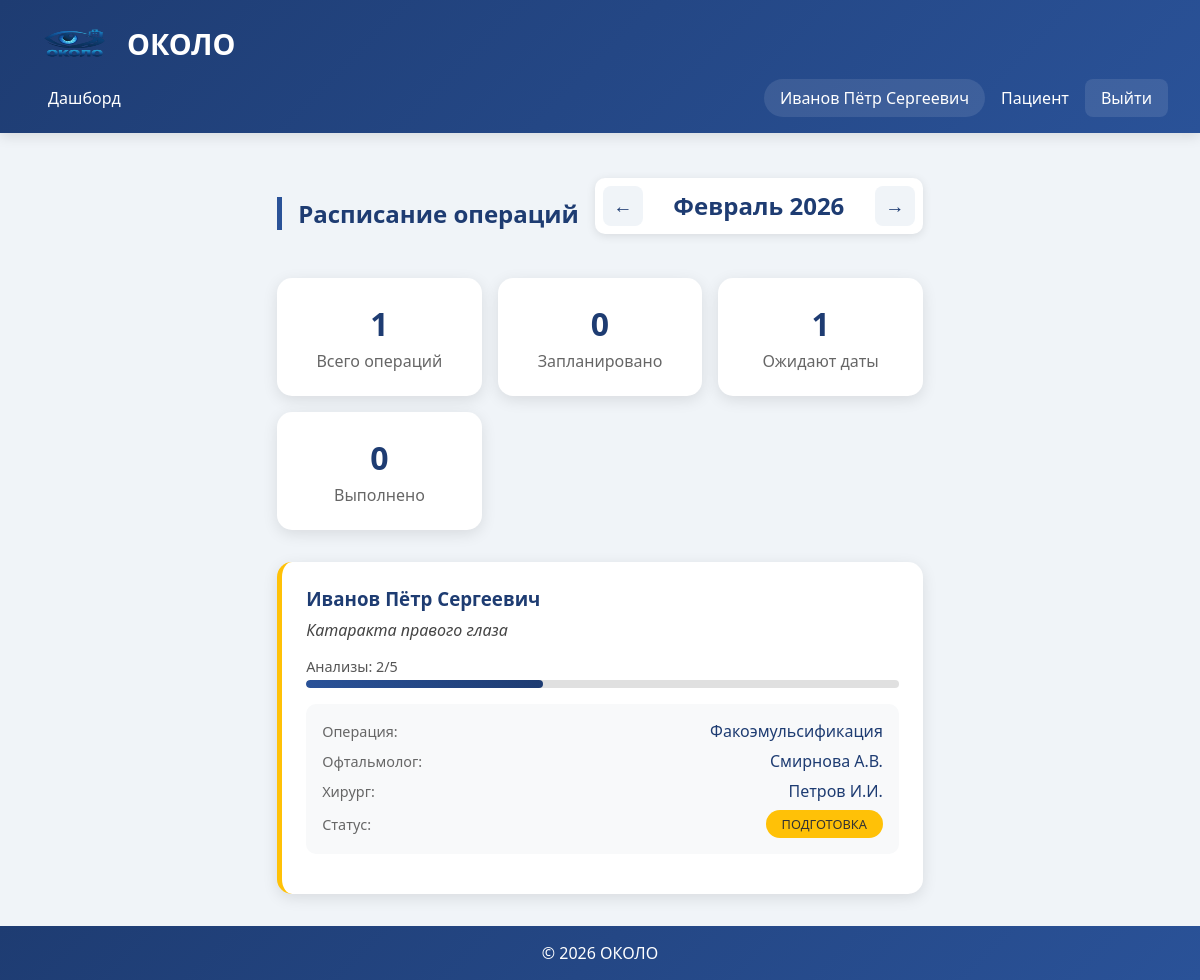
Page /schedule.php (signed in) on the committed database.
### tables this page shows
CREATE TABLE surgeries (
    id INT AUTO_INCREMENT PRIMARY KEY,
    patient_id INT NOT NULL,
    disease_id INT,
    surgery_type VARCHAR(255),
    status ENUM('new', 'preparation', 'review', 'approved', 'rejected') DEFAULT 'new',
    surgery_date DATE,
    notes TEXT,
    created_at TIMESTAMP DEFAULT CURRENT_TIMESTAMP,
    FOREIGN KEY (patient_id) REFERENCES patients(id) ON DELETE CASCADE,
    FOREIGN KEY (disease_id) REFERENCES diseases(id) ON DELETE SET NULL
);

CREATE TABLE diseases (
    id INT AUTO_INCREMENT PRIMARY KEY,
    name VARCHAR(255) NOT NULL,
    description TEXT
);

### schedule.php (the view, shortened to what this page needs)
<?php
require_once 'includes/auth.php';
$role = $_SESSION['role'];
$full_name = $_SESSION['full_name'];
$user_id = $_SESSION['user_id'];
$month = isset($_GET['month']) ? (int)$_GET['month'] : (int)date('m');
$year = isset($_GET['year']) ? (int)$_GET['year'] : (int)date('Y');
$months = [
    1 => 'Январь',
    2 => 'Февраль',
    3 => 'Март',
    4 => 'Апрель',
    5 => 'Май',
    6 => 'Июнь',
    7 => 'Июль',
    8 => 'Август',
    9 => 'Сентябрь',
    10 => 'Октябрь',
    11 => 'Ноябрь',
    12 => 'Декабрь'
];
if ($role === 'patient') {
    $stmt = $pdo->prepare("
        SELECT s.*, u.full_name as patient_name, d.name as diagnosis,
            (SELECT COUNT(*) FROM tests WHERE surgery_id = s.id AND status = 'uploaded') as tests_completed,
            (SELECT COUNT(*) FROM tests WHERE surgery_id = s.id) as tests_total,
            doc.full_name as doctor_name,
            surg.full_name as surgeon_name
        FROM surgeries s
        JOIN patients p ON s.patient_id = p.id
        JOIN users u ON p.user_id = u.id
        JOIN diseases d ON s.disease_id = d.id
        LEFT JOIN users doc ON p.doctor_id = doc.id
        LEFT JOIN users surg ON p.surgeon_id = surg.id
        WHERE p.user_id = ?
        ORDER BY
            CASE WHEN s.surgery_date IS NULL THEN 1 ELSE 0 END,
            s.surgery_date ASC,
            s.created_at DESC
    ");
    $stmt->execute([$user_id]);
}
$surgeries = $stmt->fetchAll();
$stats = [
    'total' => count($surgeries),
    'scheduled' => 0,
    'completed' => 0,
    'pending' => 0
];
foreach ($surgeries as $s) {
    if ($s['surgery_date']) {
        $stats['scheduled']++;
        if ($s['surgery_date'] < date('Y-m-d')) {
            $stats['completed']++;
        }
    } else {
        $stats['pending']++;
    }
}
?>
<!DOCTYPE html>
<html lang="ru">
<head>
    <link rel="stylesheet" href="assets/css/style.css">
</head>
<body>
    <header>
        <div class="logo">
            <img src="assets/img/logo.png" alt="ОКОЛО" width="85" height="55">
            ОКОЛО
        </div>
        <nav>
            <div class="nav-links">
                <?php if ($role === 'patient'): ?>
                    <a href="dashboard.php" class="<?php echo basename($_SERVER['PHP_SELF']) == 'dashboard.php' ? 'active' : ''; ?>">Дашборд</a>
                <?php endif; ?>
            </div>
            <div class="user-info">
                <span class="user-name"><?php echo htmlspecialchars($full_name); ?></span>
                <span class="role-badge">
                    <?php
                    $roles = [
                        'patient' => 'Пациент',
                        'ophthalmologist' => 'Офтальмолог',
                        'surgeon' => 'Хирург'
                    ];
                    echo $roles[$role] ?? $role;
                    ?>
                </span>
                <a href="logout.php" class="logout-btn">Выйти</a>
            </div>
        </nav>
    </header>
    <main class="container">
        <div class="schedule-header">
            <h1 class="section-title">Расписание операций</h1>
            <div class="month-navigation">
                <button class="month-nav-btn" onclick="changeMonth(-1)">←</button>
                <span class="current-month"><?php echo $months[$month] . ' ' . $year; ?></span>
                <button class="month-nav-btn" onclick="changeMonth(1)">→</button>
            </div>
        </div>
        <div class="schedule-stats">
            <div class="schedule-stat-card">
                <div class="schedule-stat-value"><?php echo $stats['total']; ?></div>
                <div class="schedule-stat-label">Всего операций</div>
            </div>
            <div class="schedule-stat-card">
                <div class="schedule-stat-value"><?php echo $stats['scheduled']; ?></div>
                <div class="schedule-stat-label">Запланировано</div>
            </div>
            <div class="schedule-stat-card">
                <div class="schedule-stat-value"><?php echo $stats['pending']; ?></div>
                <div class="schedule-stat-label">Ожидают даты</div>
            </div>
            <div class="schedule-stat-card">
                <div class="schedule-stat-value"><?php echo $stats['completed']; ?></div>
                <div class="schedule-stat-label">Выполнено</div>
            </div>
        </div>
        <div class="schedule-grid">
            <?php if (empty($surgeries)): ?>
                <div class="empty-schedule">
                    <h3>Нет запланированных операций</h3>
                    <p>В данном периоде нет операций для отображения</p>
                </div>
            <?php else: ?>
                <?php foreach ($surgeries as $surgery):
                    $cardClass = $surgery['surgery_date'] ?
                        ($surgery['surgery_date'] < date('Y-m-d') ? 'completed' : 'scheduled') :
                        'pending';
                ?>
                <div class="schedule-card <?php echo $cardClass; ?>">
                    <h3><?php echo htmlspecialchars($surgery['patient_name']); ?></h3>
                    <div class="schedule-diagnosis">
                        <?php echo htmlspecialchars($surgery['diagnosis']); ?>
                    </div>
                    <?php if ($surgery['tests_total'] > 0): ?>
                    <div class="analysis-progress">
                        <div class="progress-label">
                            <span>Анализы: <?php echo $surgery['tests_completed']; ?>/<?php echo $surgery['tests_total']; ?></span>
                        </div>
                        <div class="progress-bar">
                            <div class="progress-fill" style="width: <?php echo ($surgery['tests_completed'] / $surgery['tests_total']) * 100; ?>%"></div>
                        </div>
                    </div>
                    <?php endif; ?>
                    <div class="schedule-details">
                        <div class="schedule-detail-item">
                            <span class="detail-label">Операция:</span>
                            <span class="detail-value"><?php echo htmlspecialchars($surgery['surgery_type']); ?></span>
                        </div>
                        <?php if ($role === 'patient' && isset($surgery['doctor_name'])): ?>
                        <div class="schedule-detail-item">
                            <span class="detail-label">Офтальмолог:</span>
                            <span class="detail-value"><?php echo htmlspecialchars($surgery['doctor_name'] ?: 'Не назначен'); ?></span>
                        </div>
                        <?php endif; ?>
                        <?php if ($role === 'patient' && isset($surgery['surgeon_name'])): ?>
                        <div class="schedule-detail-item">
                            <span class="detail-label">Хирург:</span>
                            <span class="detail-value"><?php echo htmlspecialchars($surgery['surgeon_name'] ?: 'Не назначен'); ?></span>
                        </div>
                        <?php endif; ?>
                        <div class="schedule-detail-item">
                            <span class="detail-label">Статус:</span>
                            <span class="detail-value">
                                <span class="status-badge status-<?php echo $surgery['status']; ?>">
                                    <?php
                                    $statuses = [
                                        'new' => 'Новый',
                                        'preparation' => 'Подготовка',
                                        'review' => 'Проверка',
                                        'approved' => 'Одобрен',
                                        'rejected' => 'Отклонен'
                                    ];
                                    echo $statuses[$surgery['status']] ?? $surgery['status'];
                                    ?>
                                </span>
                            </span>
                        </div>
                    </div>
                </div>
                <?php endforeach; ?>
            <?php endif; ?>
        </div>
    </main>
    <footer>
        <p>&copy; 2026 ОКОЛО</p>
    </footer>
</body>
</html>

### assets/css/style.css (style rules this page uses)
* { margin: 0; padding: 0; box-sizing: border-box; font-family: 'Segoe UI', Tahoma, Geneva, Verdana, sans-serif; }
body { background-color: #f0f4f8; min-height: 100vh; display: flex; flex-direction: column; }
header { background: linear-gradient(135deg, #1e3c72 0%, #2a5298 100%); color: white; padding: 1rem 2rem; box-shadow: 0 4px 12px rgba(0,0,0,0.1); }
.logo { font-size: 1.8rem; font-weight: bold; display: flex; align-items: center; gap: 10px; }
nav { display: flex; justify-content: space-between; align-items: center; margin-top: 0.5rem; }
.nav-links { display: flex; gap: 1.5rem; }
.nav-links a { color: white; text-decoration: none; padding: 0.5rem 1rem; border-radius: 8px; transition: all 0.3s ease; font-weight: 500; }
.user-info { display: flex; align-items: center; gap: 1rem; }
.user-name { font-weight: 500; background: rgba(255,255,255,0.1); padding: 0.5rem 1rem; border-radius: 30px; }
.logout-btn { background: rgba(255,255,255,0.1); color: white; border: none; padding: 0.5rem 1rem; border-radius: 8px; cursor: pointer; transition: all 0.3s ease; text-decoration: none; }
.container { max-width: 1400px; margin: 2rem auto; padding: 0 2rem; flex: 1; }
.section-title { color: #1e3c72; margin: 2rem 0 1rem; font-size: 1.5rem; border-left: 5px solid #2a5298; padding-left: 1rem; }
.analysis-progress { margin: 1rem 0; }
.progress-label { display: flex; justify-content: space-between; margin-bottom: 0.3rem; color: #555; font-size: 0.9rem; }
.progress-bar { height: 8px; background: #e0e0e0; border-radius: 10px; overflow: hidden; }
.progress-fill { height: 100%; background: linear-gradient(90deg, #2a5298, #1e3c72); border-radius: 10px; transition: width 0.3s ease; width: 0%; }
.status-badge { display: inline-block; padding: 0.3rem 1rem; border-radius: 20px; font-size: 0.8rem; font-weight: 500; text-transform: uppercase; }
.status-preparation { background: #ffc107; color: #333; }
footer { background: linear-gradient(135deg, #1e3c72 0%, #2a5298 100%); color: white; text-align: center; padding: 1rem; margin-top: auto; }

### schedule.php (style rules this page uses)
.schedule-header { display: flex; justify-content: space-between; align-items: center; margin-bottom: 2rem; flex-wrap: wrap; gap: 1rem; }
.month-navigation { display: flex; align-items: center; gap: 1rem; background: white; padding: 0.5rem; border-radius: 10px; box-shadow: 0 2px 10px rgba(0,0,0,0.1); }
.month-nav-btn { background: #f0f4f8; border: none; width: 40px; height: 40px; border-radius: 8px; cursor: pointer; font-size: 1.2rem; color: #1e3c72; transition: all 0.3s ease; }
.current-month { font-size: 1.5rem; font-weight: bold; color: #1e3c72; min-width: 200px; text-align: center; }
.schedule-stats { display: grid; grid-template-columns: repeat(auto-fit, minmax(150px, 1fr)); gap: 1rem; margin-bottom: 2rem; }
.schedule-stat-card { background: white; padding: 1.5rem; border-radius: 15px; box-shadow: 0 4px 15px rgba(0,0,0,0.1); text-align: center; }
.schedule-stat-value { font-size: 2rem; font-weight: bold; color: #1e3c72; }
.schedule-stat-label { color: #666; margin-top: 0.3rem; }
.schedule-grid { display: grid; grid-template-columns: repeat(auto-fill, minmax(350px, 1fr)); gap: 1.5rem; margin-top: 2rem; }
.schedule-card { background: white; border-radius: 15px; padding: 1.5rem; box-shadow: 0 4px 15px rgba(0,0,0,0.1); transition: all 0.3s ease; position: relative; overflow: hidden; }
.schedule-card.pending { border-left: 5px solid #ffc107; }
.schedule-card h3 { color: #1e3c72; margin-bottom: 0.5rem; padding-right: 100px; }
.schedule-diagnosis { color: #444; margin-bottom: 1rem; font-style: italic; }
.schedule-details { display: flex; flex-direction: column; gap: 0.5rem; margin: 1rem 0; padding: 1rem; background: #f8f9fa; border-radius: 10px; }
.schedule-detail-item { display: flex; justify-content: space-between; align-items: center; }
.detail-label { color: #666; font-size: 0.9rem; }
.detail-value { color: #1e3c72; font-weight: 500; }

### rows in the picture
surgeries: patient_name "Иванов Пётр Сергеевич", disease.name "Катаракта правого глаза", tests_completed "2", tests_total "5", surgery_type "Факоэмульсификация", doctor_name "Смирнова А.В.", surgeon_name "Петров И.И.", status "ПОДГОТОВКА"

### other values in the picture
$full_name "Иванов Пётр Сергеевич"
$roles[$role] "Пациент"
$months[$month] "Февраль"
$year "2026"
$stats['total'] "1"
$stats['scheduled'] "0"
$stats['pending'] "1"
$stats['completed'] "0"
